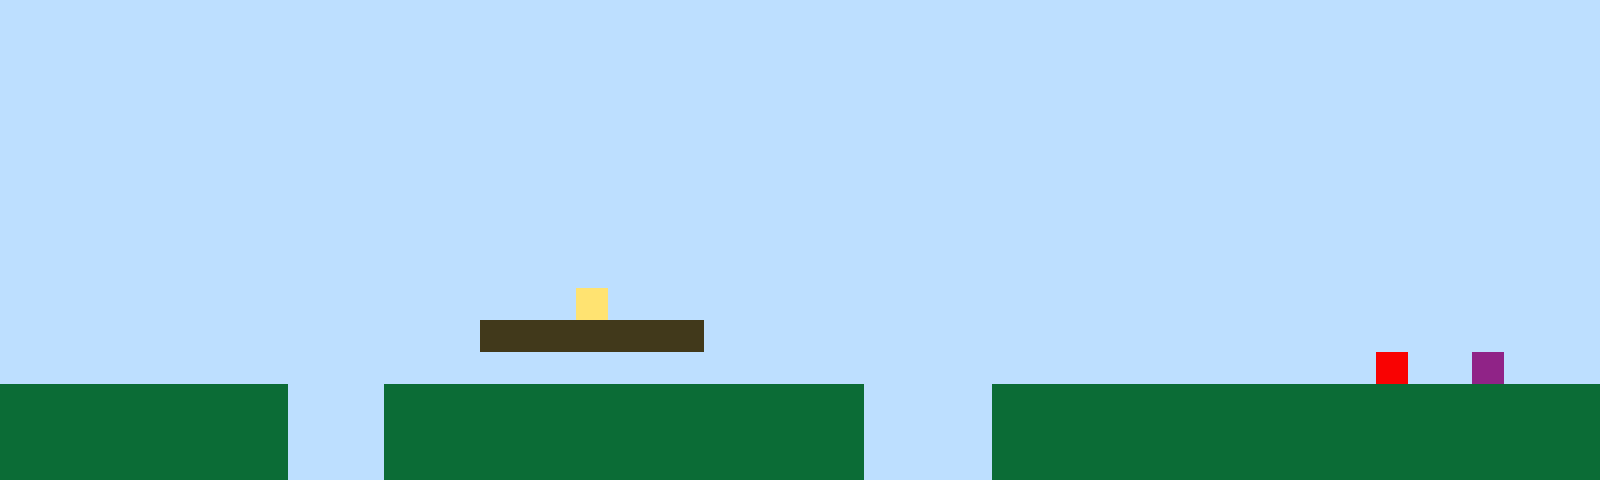

Rendered tile map (Tiled .tmx) drawn with the repository's tilesets; below, a short description and the full map source, tile grids included:
An orthogonal 50x15 tile map with 32x32 px tiles, 1 tile layer (Tile Layer 1).

<map version="1.10" tiledversion="1.11.2" orientation="orthogonal" renderorder="right-up" width="50" height="15" tilewidth="32" tileheight="32" infinite="0" nextlayerid="2" nextobjectid="1"><editorsettings><export target="map1.csv" format="csv" /></editorsettings><tileset firstgid="1" name="sprites" tilewidth="32" tileheight="32" tilecount="6" columns="3"><image source="sprites.png" width="96" height="64" /></tileset><layer id="1" name="Tile Layer 1" width="50" height="15"><data encoding="csv">1,1,1,1,1,1,1,1,1,1,1,1,1,1,1,1,1,1,1,1,1,1,1,1,1,1,1,1,1,1,1,1,1,1,1,1,1,1,1,1,1,1,1,1,1,1,1,1,1,1,1,1,1,1,1,1,1,1,1,1,1,1,1,1,1,1,1,1,1,1,1,1,1,1,1,1,1,1,1,1,1,1,1,1,1,1,1,1,1,1,1,1,1,1,1,1,1,1,1,1,1,1,1,1,1,1,1,1,1,1,1,1,1,1,1,1,1,1,1,1,1,1,1,1,1,1,1,1,1,1,1,1,1,1,1,1,1,1,1,1,1,1,1,1,1,1,1,1,1,1,1,1,1,1,1,1,1,1,1,1,1,1,1,1,1,1,1,1,1,1,1,1,1,1,1,1,1,1,1,1,1,1,1,1,1,1,1,1,1,1,1,1,1,1,1,1,1,1,1,1,1,1,1,1,1,1,1,1,1,1,1,1,1,1,1,1,1,1,1,1,1,1,1,1,1,1,1,1,1,1,1,1,1,1,1,1,1,1,1,1,1,1,1,1,1,1,1,1,1,1,1,1,1,1,1,1,1,1,1,1,1,1,1,1,1,1,1,1,1,1,1,1,1,1,1,1,1,1,1,1,1,1,1,1,1,1,1,1,1,1,1,1,1,1,1,1,1,1,1,1,1,1,1,1,1,1,1,1,1,1,1,1,1,1,1,1,1,1,1,1,1,1,1,1,1,1,1,1,1,1,1,1,1,1,1,1,1,1,1,1,1,1,1,1,1,1,1,1,1,1,1,1,1,1,1,1,1,1,1,1,1,1,1,1,1,1,1,1,1,1,1,1,1,1,1,1,1,1,1,1,1,1,1,1,1,1,1,1,1,1,1,1,1,1,1,1,1,1,1,1,1,1,1,1,1,1,1,1,1,1,1,1,1,1,1,1,1,1,1,1,1,1,1,1,1,1,1,1,1,1,1,1,1,1,1,1,1,1,1,1,1,1,1,1,1,1,1,1,1,1,1,1,1,1,1,1,1,1,1,1,1,1,1,1,1,1,1,1,4,1,1,1,1,1,1,1,1,1,1,1,1,1,1,1,1,1,1,1,1,1,1,1,1,1,1,1,1,1,1,1,1,1,1,1,1,1,1,1,1,1,1,1,1,1,1,3,3,3,3,3,3,3,1,1,1,1,1,1,1,1,1,1,1,1,1,1,1,1,1,1,1,1,1,1,1,1,1,1,1,1,1,1,1,1,1,1,1,1,1,1,1,1,1,1,1,1,1,1,1,1,1,1,1,1,1,1,1,1,1,1,1,1,1,1,1,1,1,1,1,1,1,1,1,5,1,1,6,1,1,1,2,2,2,2,2,2,2,2,2,1,1,1,2,2,2,2,2,2,2,2,2,2,2,2,2,2,2,1,1,1,1,2,2,2,2,2,2,2,2,2,2,2,2,2,2,2,2,2,2,2,2,2,2,2,2,2,2,2,2,1,1,1,2,2,2,2,2,2,2,2,2,2,2,2,2,2,2,1,1,1,1,2,2,2,2,2,2,2,2,2,2,2,2,2,2,2,2,2,2,2,2,2,2,2,2,2,2,2,2,1,1,1,2,2,2,2,2,2,2,2,2,2,2,2,2,2,2,1,1,1,1,2,2,2,2,2,2,2,2,2,2,2,2,2,2,2,2,2,2,2</data></layer></map>
